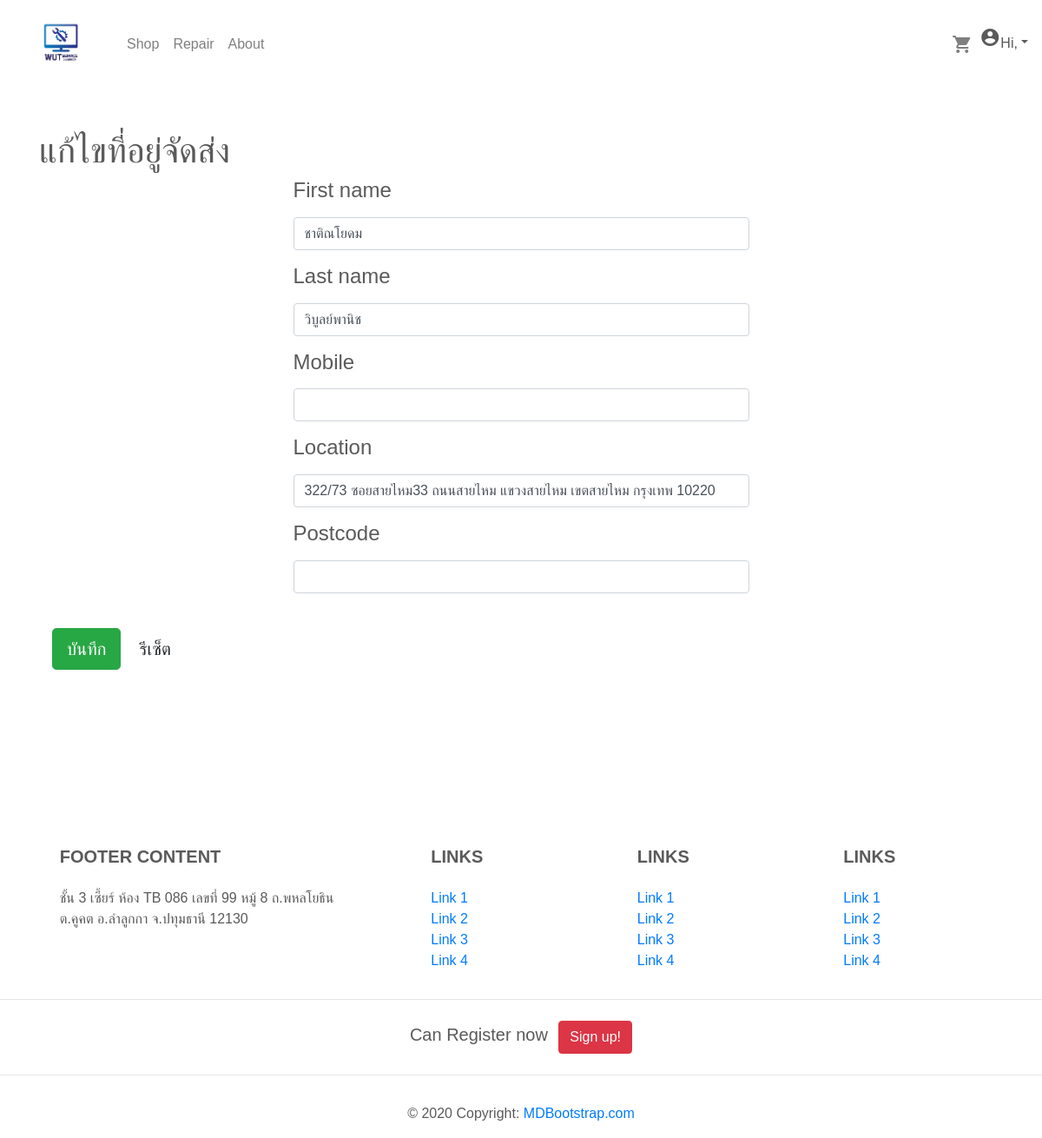
Page /address_edit.php on the committed database.
### tables this page shows
CREATE TABLE `useraddress` (
  `ID` int(10) NOT NULL,
  `U_ID` int(10) NOT NULL,
  `F_name` varchar(100) NOT NULL,
  `L_name` varchar(100) NOT NULL,
  `Address` varchar(300) NOT NULL,
  `Tel` varchar(10) NOT NULL,
  `Postcode` varchar(5) NOT NULL
);

### address_edit.php (the view, shortened to what this page needs)
<?php
 require "condb.php";
 $name = $_SESSION['name'];
 $uid = $_SESSION['ID'];
 $sql = "SELECT U_ID FROM `useraddress` WHERE U_ID = '$uid' LIMIT 1" ;
	$check_query = mysqli_query($con,$sql);
  $count_id = mysqli_num_rows($check_query);
	if($count_id < 1){
    header("location:address_add.php");
  }
  else{
    $sql2 = "SELECT * FROM `useraddress` WHERE U_ID = '$uid'";
    $result = mysqli_query($con,$sql2);
    $row = mysqli_fetch_array($result);
    $firstname = $row['F_name'];
    $lastname = $row['L_name'];
    $Address = $row['Address'];
    $phone = $row['Tel'];
    $post = $row['Postcode'];
  }
?>
<html>
<head>
    <link rel="stylesheet" href="https://maxcdn.bootstrapcdn.com/bootstrap/4.4.1/css/bootstrap.min.css">
    <link rel="stylesheet" href="css/new3.css">
</head>
<body  img src="img/hallo.jpg">
    <nav class="navbar navbar-expand-md navbar-light sticky-top">
        <a class="navbar-brand" href="Index.php"><img src="LOGO1-01.png" height="75px"></a>
        <div class="collapse navbar-collapse" id="CollapseNavbar">
        <ul class="navbar-nav">
            <li class="nav-item"><a class="nav-link" href="product.php">Shop</a></li>
            <li class="nav-item"><a class="nav-link" href="Repair.php">Repair</a></li>
            <li class="nav-item"><a class="nav-link" href="about.php">About</a></li>
        </ul>
        </div>
        <ul class="navbar-nav">
            <li class="nav-item"><a class="nav-link" href="#"><span class="material-icons">shopping_cart</span></a></li>
            <li class="nav-item"><a class="dropdown-toggle"  data-toggle="dropdown"><span class="material-icons">account_circle</span>Hi,<?php echo $name; ?></a>
        </li>
        </ul>
    </nav>
    <div class="container-md mx-auto my-5">
      <h1>แก้ไขที่อยู่จัดส่ง</h1>
    <form class="form" action="addr_edit.php" method="post" id="AddressForm">
        <div class="form-group">
            <div class="col-md-6 mx-auto">
                <label for="first_name"><h4>First name</h4></label>
                <input type="text" class="form-control" name="first_name" id="first_name"  value="<?php echo $firstname;?>">
            </div>
        </div>
        <div class="form-group">
            <div class="col-md-6 mx-auto">
              <label for="last_name"><h4>Last name</h4></label>
                <input type="text" class="form-control" name="last_name" id="last_name"  value="<?php echo $lastname;?>">
            </div>
        </div>
        <div class="form-group">
            <div class="col-md-6 mx-auto">
                <label for="phone"><h4>Mobile</h4></label>
                <input type="text" class="form-control" name="mobile" id="mobile"  value="<?php echo $phone;?>">
            </div>
        </div>
        <div class="form-group">
            <div class="col-md-6 mx-auto">
                <label for="email"><h4>Location</h4></label>
                <input type="text" class="form-control" name="location" id="location"  value="<?php echo $Address;?>">
            </div>
        </div>
        <div class="form-group">
            <div class="col-md-6 mx-auto">
                <label for="email"><h4>Postcode</h4></label>
                <input type="text" class="form-control" name="postcode" id="postcode"  value="<?php echo $post;?>">
            </div>
        </div>
        <div class="form-group">
             <div class="col-md-12 mx-auto">
                  <br>
                    <button class="btn btn-lg btn-success" type="submit"><i class="glyphicon glyphicon-ok-sign"></i> บันทึก</button>
                     <button class="btn btn-lg" type="reset"><i class="glyphicon glyphicon-repeat"></i> รีเซ็ต</button>
              </div>
        </div>
    </form>
    </div>
      <footer class="py-5 bg-black">
        <div class="container">
          <p class="m-0 text-center text-white small">Copyright &copy; Your Website 2019</p>
        </div>
      </footer>
  <footer class="page-footer font-small stylish-color-dark pt-4">
<div class="container text-center text-md-left">
  <div class="row">
    <div class="col-md-4 mx-auto">
      <h5 class="font-weight-bold text-uppercase mt-3 mb-4">Footer Content</h5>
      <p>ชั้น 3 เซี้ยร์ ห้อง TB 086
         เลขที่ 99 หมู้ 8 ถ.พหลโยธิน ต.คูคต อ.ลำลูกกา จ.ปทุมธานี 12130
      </p>
    </div>
    <div class="col-md-2 mx-auto">
      <h5 class="font-weight-bold text-uppercase mt-3 mb-4">Links</h5>
      <ul class="list-unstyled">
        <li>
          <a href="#!">Link 1</a>
        </li>
        <li>
          <a href="#!">Link 2</a>
        </li>
        <li>
          <a href="#!">Link 3</a>
        </li>
        <li>
          <a href="#!">Link 4</a>
        </li>
      </ul>
    </div>
    <div class="col-md-2 mx-auto">
      <h5 class="font-weight-bold text-uppercase mt-3 mb-4">Links</h5>
      <ul class="list-unstyled">
        <li>
          <a href="#!">Link 1</a>
        </li>
        <li>
          <a href="#!">Link 2</a>
        </li>
        <li>
          <a href="#!">Link 3</a>
        </li>
        <li>
          <a href="#!">Link 4</a>
        </li>
      </ul>
    </div>
    <div class="col-md-2 mx-auto">
      <h5 class="font-weight-bold text-uppercase mt-3 mb-4">Links</h5>
      <ul class="list-unstyled">
        <li>
          <a href="#!">Link 1</a>
        </li>
        <li>
          <a href="#!">Link 2</a>
        </li>
        <li>
          <a href="#!">Link 3</a>
        </li>
        <li>
          <a href="#!">Link 4</a>
        </li>
      </ul>
    </div>
  </div>
</div>
<hr>
<ul class="list-unstyled list-inline text-center py-2">
  <li class="list-inline-item">
    <h5 class="mb-1">Can Register now</h5>
  </li>
  <li class="list-inline-item">
    <a href="register.php" class="btn btn-danger btn-rounded">Sign up!</a>
  </li>
</ul>
<hr>
<div class="footer-copyright text-center py-3">© 2020 Copyright:
  <a href="https://mdbootstrap.com/"> MDBootstrap.com</a>
</div>
</footer>
</body>
</html>

### css/new3.css (style rules this page uses)
body { color: #5a5a5a; font-family: 'Kanit', sans-serif; }

### rows in the picture
useraddress: first_name "ชาติณโยดม", last_name "วิบูลย์พานิช", location "322/73 ซอยสายไหม33 ถนนสายไหม แขวงสายไหม เขตสายไหม กรุงเทพ 10220"
